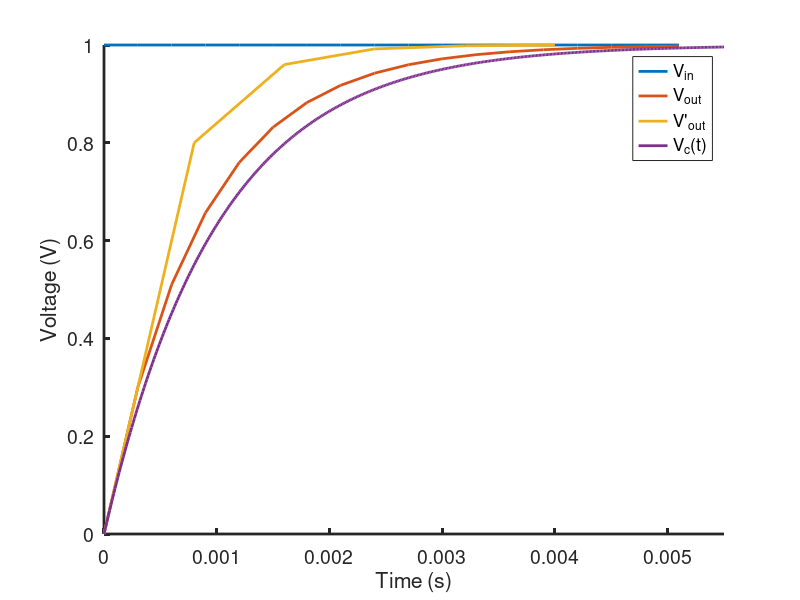

This figure's MATLAB source:
%% Setup and compute model
% constants
R = 1000; %resitance
C = 1*10^-6; %capacitance
length = 5.5*10^-3;

%interval of discrete time steps
h = 3*10^-4; 
h_ = 8*10^-4; 

steps = fix(length/h);
steps_ = fix(length/h_);

Vin = ones(1, steps);

% calculate perdiction with time steps of h
Vc = zeros(1, steps);
for i = [1:(steps-1)]
    Vc(i+1) = (1-h/(R*C))*Vc(i) + (h/(R*C))*Vin(i);
end

% calculate perdiction with time steps of h_
Vc_ = zeros(1, steps_);
for i =[1:(steps_-1)]
    Vc_(i+1) = (1-h_/(R*C))*Vc_(i) + (h_/(R*C))*Vin(i);
end

%% Plot model
figure();
hold on;
%plot the input voltage
plot([0:steps-1]*h, Vin,  'linewidth', 2); 
%plot the voltage across the capacitor with time steps of h
plot([0:steps-1]*h, Vc, 'linewidth', 2); 
%plot the voltage across the capacitor with time steps of h'
plot([0:steps_-1]*h_, Vc_, 'linewidth', 2); 
%plot the voltage across capacitor with the continous function
fplot(@(t) (1-exp(-t/(R*C))),[0 length], 'linewidth', 2); 

set(gca, 'linewidth', 2);
set(gca, 'fontsize', 14);
xlabel("Time (s)")
ylabel("Voltage (V)");
legend("V_{in}", "V_{out}", "V'_{out}", "V_c(t)");
hold off;

% % theoretical function
% function theroteical = V_out(t)
%     theroteical = (1-exp(-t/(R*C))); 
% end